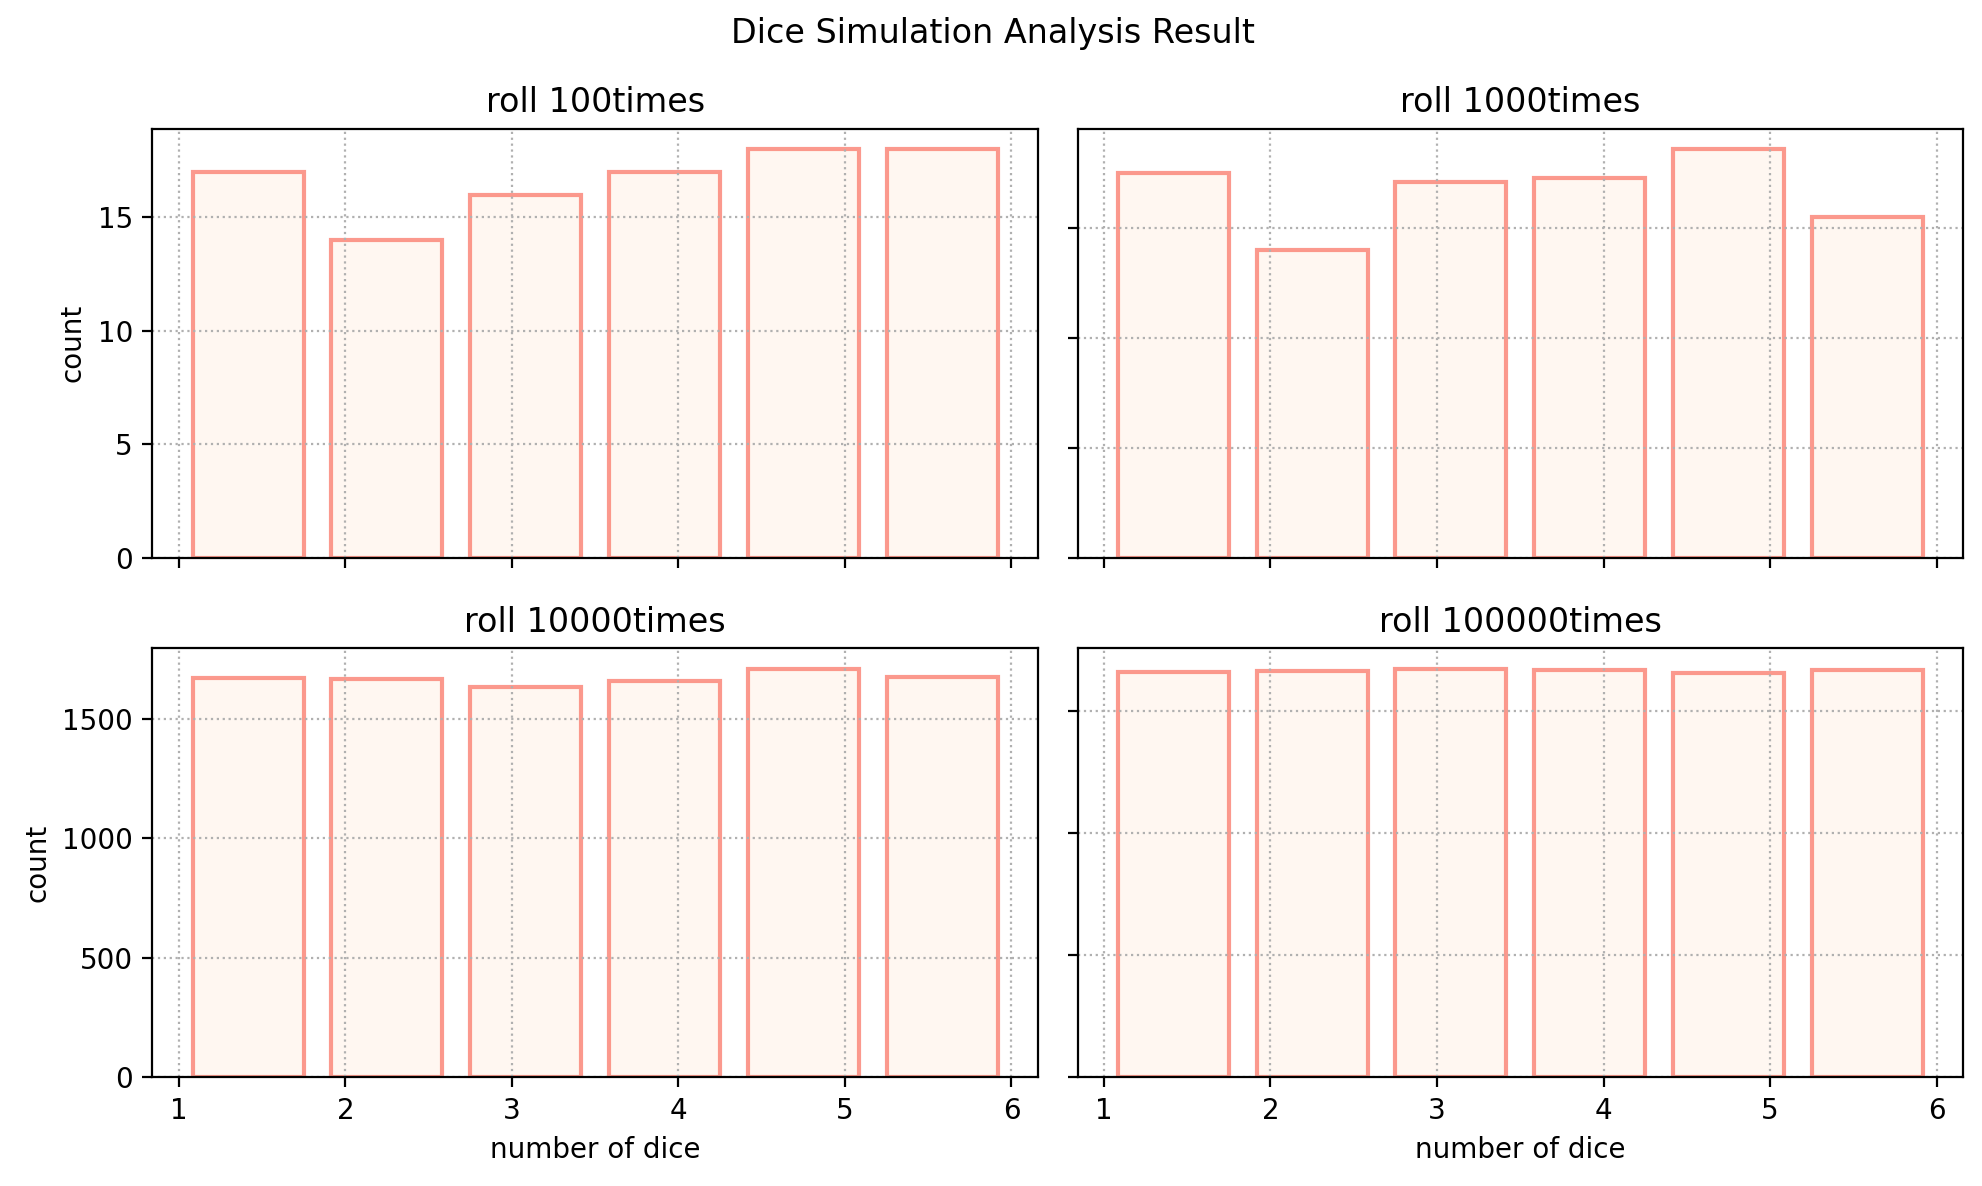

Write the Python code that produced this figure.
# Q2
# 주사위 시뮬레이션 결과를 시각화하고 분석하시오
# 1~6 사이의 랜덤 숫자를 만들어, 다음 횟수만큼 시행하시오
# 100번 시행, 1000번 시행, 10000번 시행, 100000번 시행
# 시행 결과를 하나의 csv 파일로 저장하시오
# 각 시행별 데이터를 읽어와 1~6 숫자에 대해 히스토그램 시각화 (그래프 4개)
# 주사위 시뮬레이션 결과에 대한 분석결과 설명

import csv
import random
import numpy as np
import matplotlib.pyplot as plt

def main():
    f = open('q2.csv', 'w', newline='')
    num_rolls_list = [100, 1000, 10000, 100000]
    header = ['시행횟수',1, 2, 3, 4, 5, 6]
    writer = csv.DictWriter(f, header)
    writer.writeheader()
    total = []

    for num_rolls in num_rolls_list:
        results = roll_dice(num_rolls)
        total.append(results)
        counts = count_dice_results(results)
        save_results(f, num_rolls, counts, writer)

    f.close()

    f = open('q2.csv', 'r')
    data = csv.reader(f)
    header = next(data)
    roll_100 = next(data)
    roll_1000 = next(data)
    roll_10000 = next(data)
    roll_100000 = next(data)


    fig, ax = plt.subplots(2, 2, sharex=True, figsize=(10,6), tight_layout=True)

    ax[0,0].hist(total[0], bins=6, color='seashell', edgecolor='salmon',
                 rwidth=0.8, linewidth=1.5, alpha=0.8)
    ax[0,0].set_title('roll 100times')
    ax[0,1].hist(total[1], bins=6, color='seashell', edgecolor='salmon',
                 rwidth=0.8, linewidth=1.5, alpha=0.8)
    ax[0,1].set_title('roll 1000times')
    ax[1,0].hist(total[2], bins=6, color='seashell', edgecolor='salmon',
                 rwidth=0.8, linewidth=1.5, alpha=0.8)
    ax[1,0].set_title('roll 10000times')
    ax[1,1].hist(total[3], bins=6, color='seashell', edgecolor='salmon',
                 rwidth=0.8, linewidth=1.5, alpha=0.8)
    ax[1,1].set_title('roll 100000times')

    for i in ax.flat:
        i.set_xlabel('number of dice')
        i.set_ylabel('count')
        i.grid(linestyle=':')

    for i in ax.flat:
        i.label_outer()

    fig.suptitle('Dice Simulation Analysis Result')
    plt.show()
                  
    
def roll_dice(num_rolls):
    results = []
    for i in range(num_rolls):
        roll = random.randint(1, 6)
        results.append(roll)
    return results

def count_dice_results(results):
    counts = {1:0, 2:0, 3:0, 4:0, 5:0, 6:0}
    for i in results:
        counts[i] += 1
    return counts

def save_results(f, num_rolls, counts, writer):
    writer.writerow({'시행횟수':num_rolls, 1:counts[1],
                     2:counts[2], 3:counts[3], 4:counts[4],
                     5:counts[5], 6:counts[6]})

if __name__ == '__main__':
    main()
